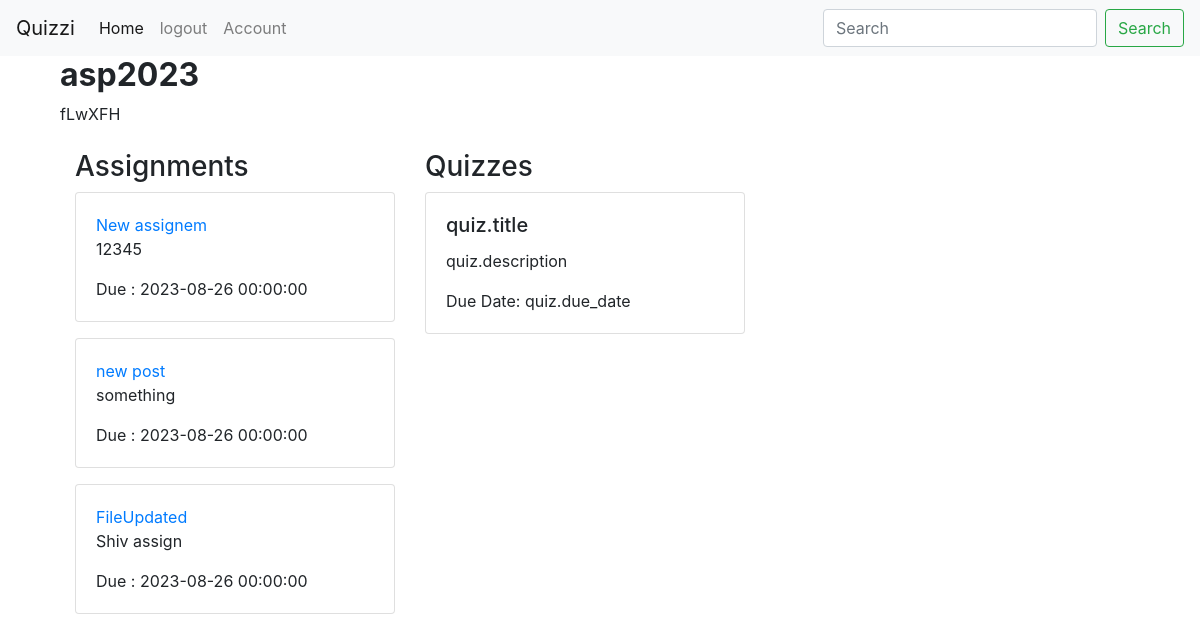
Page /_class/1 (signed in) on the committed database.
### quiz/models.py (models this page shows, shortened)
class Class(db.Model):
    id = db.Column(db.Integer, primary_key=True)
    username = db.Column(db.String(20),nullable=False)
    class_name = db.Column(db.String(100), nullable=False)
    class_code = db.Column(db.String(6),nullable=False)
    user_id = db.Column(db.Integer, nullable=False)
    nonuserid = db.Column(db.Integer, db.ForeignKey('user.id'), nullable=False)
    assignments = db.relationship('Assignment', backref='classs', lazy=True)
    created_at = db.Column(db.DateTime, server_default=db.func.now())  # Initialized

class Assignment(db.Model):
    id = db.Column(db.Integer, primary_key=True)
    title = db.Column(db.String(100), nullable=False)
    description = db.Column(db.String(500), nullable=True)
    due_date = db.Column(db.DateTime, nullable=False)
    class_id = db.Column(db.Integer, db.ForeignKey('class.id'), nullable=False)
    creator_id = db.Column(db.Integer, db.ForeignKey('user.id'), nullable=False)
    file_attachment = db.Column(db.String(255), nullable=True)

### quiz/routes.py (the view)
@app.route('/_class/<int:classid>')
def class_info(classid):
    classinfo = Class.query.get_or_404(classid)
    user = User.query.filter_by(username=classinfo.username).first()
    assignments = Assignment.query.filter_by(creator_id=current_user.id).all()
    userassigns = user.assignments
    if classinfo:
        return render_template('classinfo.html',classinfo=classinfo, current_user=current_user, assignments=assignments,userassigns=userassigns)

### quiz/models.py (called while the page is built)
@login_manager.user_loader
def load_user(user_id):
    return User.query.get(int(user_id))

### quiz/templates/classinfo.html (shortened to what this page needs)
{% extends "layout.html" %}
{% block content %}
{% if current_user.role == 'student' %}
<div class="bg">
    <div class="container">
    <h2><b>{{ classinfo.class_name }}</b></h2>
    <p> {{ classinfo.class_code }}</p>
    <div class="dropdown">
        <div class="container mt-4">
            <div class="row">
                <div class="col-md-6">
                    <h3>Assignments</h3>
                {% for assignment in userassigns %}
                    <div class="card mb-3">
                        <div class="card-body">
                            <a href="{{url_for('assignment_details',assignment_id=assignment.id)}}">{{ assignment.title}}</a>
                            <p class="card-text">{{assignment.description}} </p>
                            <p class="card-text"> Due : {{assignment.due_date }}</p>
                        </div>
                    </div>
                {% endfor %}
                </div>
                <div class="col-md-6">
                    <h3>Quizzes</h3>
                    <div class="card mb-3">
                        <div class="card-body">
                            <h5 class="card-title">quiz.title </h5>
                            <p class="card-text">quiz.description </p>
                            <p class="card-text">Due Date: quiz.due_date </p>
                        </div>
                    </div>
                </div>
            </div>
        </div>
        {% endif %}
{% endblock %}

### rows in the picture
Class: class_name "asp2023", class_code "fLwXFH"
Assignment: title "New assignem", description "12345", due_date "2023-08-26 00:00:00"
Assignment: title "new post", description "something", due_date "2023-08-26 00:00:00"
Assignment: title "FileUpdated", description "Shiv assign", due_date "2023-08-26 00:00:00"
